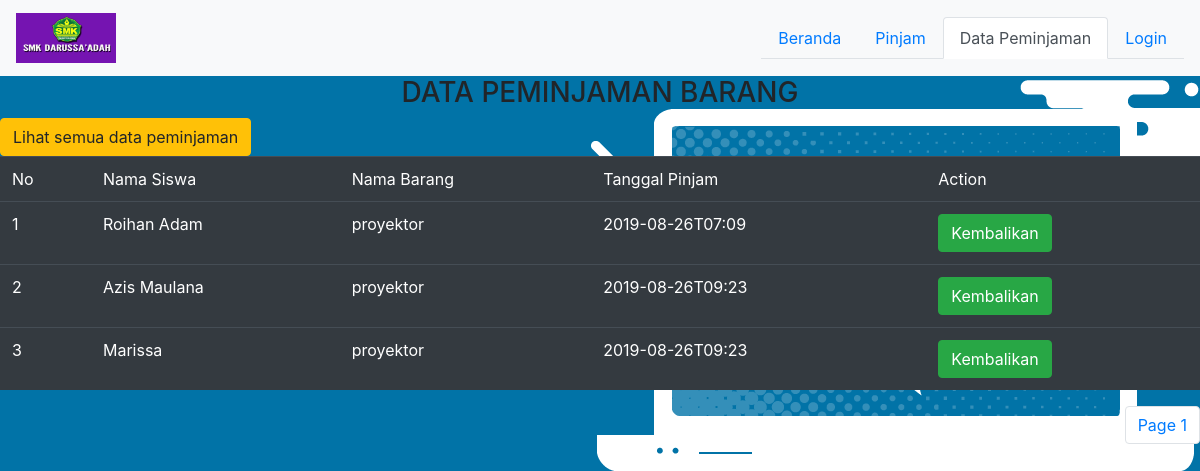
/data_pinjam.php, run on the app's committed database.
### tables this page shows
CREATE TABLE `pinjam` (
  `id` int(11) NOT NULL,
  `nama_siswa` varchar(255) NOT NULL,
  `nama_barang` varchar(255) NOT NULL,
  `tanggal_pinjam` varchar(255) NOT NULL,
  `status` char(10) NOT NULL
);

### data_pinjam.php (the view, shortened to what this page needs)
<html>
<head>
<link rel="stylesheet" href="https://stackpath.bootstrapcdn.com/bootstrap/4.2.1/css/bootstrap.min.css">
</head>
<body background="image/bg.png">
<?php
include("koneksi.php");
?>
<?php
if(isset($_SESSION['sessionLogin'])) {
?>
<nav class="navbar navbar-light bg-light">
  <a class="navbar-brand" href="index_admin.php">
    <img src="image/logo.jpg" width="100" height="50" alt="">
  </a>
  <ul class="nav nav-tabs">
	<li class="nav-item">
    <a class="nav-link" href="index_admin.php">Beranda</a>
  </li>
  <li class="nav-item">
    <a class="nav-link" href="tambah_siswa.php">Tambah Siswa</a>
  </li>
  <li class="nav-item">
    <a class="nav-link" href="tambah_barang.php">Tambah Barang</a>
  </li>
  <li class="nav-item">
    <a class="nav-link active" href="data_pinjam.php">Data Peminjaman</a>
  </li>
  <li class="nav-item">
    <a class="nav-link" href="data_siswa.php">Data Siswa</a>
  </li>
  <li class="nav-item">
    <a class="nav-link" href="data_barang.php">Data Barang</a>
  </li>
  <li class="nav-item">
    <a class="nav-link" href="logout.php">Logout</a>
  </li>
</ul>
</nav>
<?php
}else{
?>
<nav class="navbar navbar-light bg-light">
  <a class="navbar-brand" href="index.php">
    <img src="image/logo.jpg" width="100" height="50" alt="">
  </a>
  <ul class="nav nav-tabs">
	<li class="nav-item">
    <a class="nav-link" href="index.php">Beranda</a>
  </li>
  <li class="nav-item">
    <a class="nav-link" href="pinjam.php">Pinjam</a>
  </li>
  <li class="nav-item">
    <a class="nav-link active" href="data_pinjam.php">Data Peminjaman</a>
  </li>
  <li class="nav-item">
    <a class="nav-link" href="login.php">Login</a>
  </li>
</ul>
</nav>
<?php
}
?>
<center><h3>DATA PEMINJAMAN BARANG</h3></center>
<?php
	$no=1;
	$sqlCount = "select count(tanggal_pinjam) from pinjam where status='Y'";
	$query = mysqli_query($conn,$sqlCount) or die(mysqli_error($conn));
	$rsCount = mysqli_fetch_array($query);
	$banyakData = $rsCount[0];
	$page = isset($_GET['page']) ? $_GET['page'] : 1;
	$limit = 5;
	$mulai_dari = $limit * ($page - 1);
	$sql_limit = "select * from pinjam where status='Y' order by tanggal_pinjam limit $mulai_dari, $limit";
	$hasil = mysqli_query($conn, $sql_limit) or die(mysqli_error($conn));
?>
	<table class="table table-dark">
		<thead>
			<a href="data_pinjam_semua.php" class="btn btn-warning" type="button">Lihat semua data peminjaman</a>
			<tr class="success">
				<td>No</td>
				<td>Nama Siswa</td>
				<td>Nama Barang</td>
				<td>Tanggal Pinjam</td>
				<td>Action</td>
			</tr>
		</thead>
	<tbody>
<?php
	$no=$no+(($page-1)*$limit);
	while ($data=mysqli_fetch_array($hasil)){
?>
	<tr class="success">
		<td><?php echo $no;?></td>
		<td><?php echo $data[1]; ?></td>
		<td><?php echo $data[2]; ?></td>
		<td><?php echo $data[3]; ?></td>
		<td><a href= "kembalikan.php?id=<?php echo $data[0];?>" class="btn btn-success" type="button">Kembalikan</a></td>
	</tr>
<?php
	$no++;
	}
?>
</tbody>
</table>
<ul class="pagination justify-content-end">
<?php
	$banyakHalaman = ceil($banyakData / $limit);
		for($i = 1; $i <= $banyakHalaman; $i++){
			if($page != $i){
				echo '<li class="page-item"><a class="page-link" href="data_pinjam.php?page='.$i.'">Page '.$i.'</a></li> ';
			}else{
				echo '<li class="page-item"><a class="page-link" href="#">Page '.$i.'</a></li> ';
			}
		}
?>
</ul>
</body>
</html>

### data on the page
pinjam: nama_siswa "Roihan Adam", nama_barang "proyektor", tanggal_pinjam "2019-08-26T07:09"
pinjam: nama_siswa "Azis Maulana", nama_barang "proyektor", tanggal_pinjam "2019-08-26T09:23"
pinjam: nama_siswa "Marissa", nama_barang "proyektor", tanggal_pinjam "2019-08-26T09:23"
